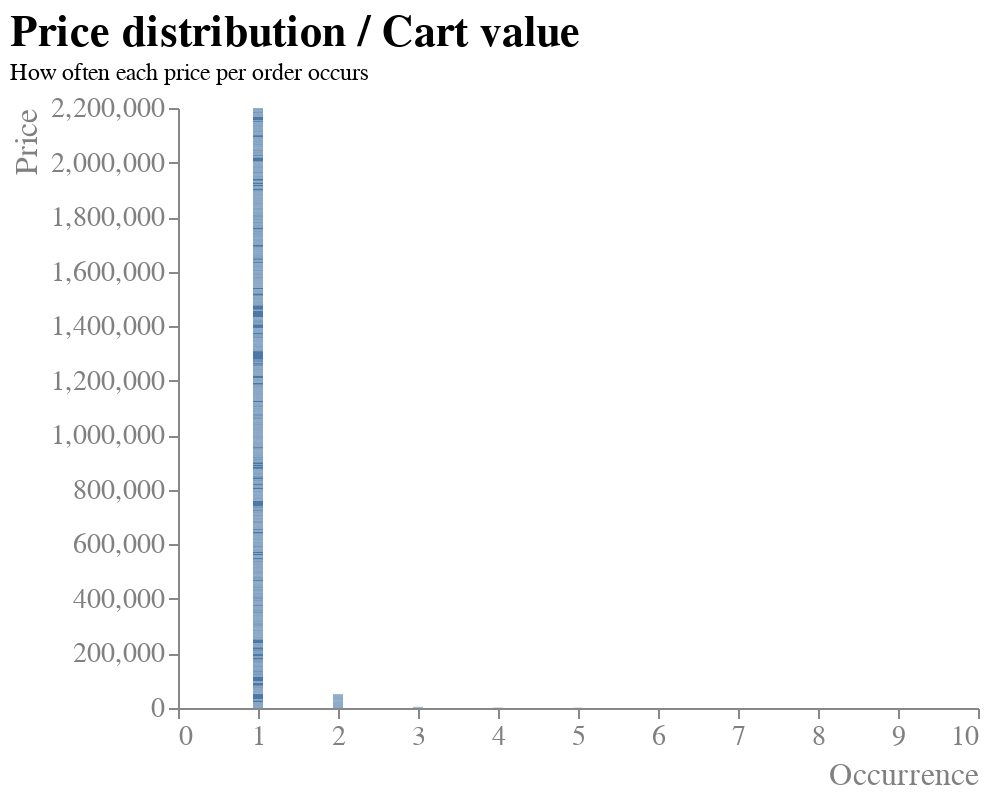

The notebook cell saved with this chart:
### Code cell
# Verteilung der Preise visualisieren

# sample the dataframe to a smaller size
df_sample = df_invoice.sample(5000)

x = df_sample['TotalPrice']

df_pricedist = pd.value_counts(x)

df_pricedist

df_pricedist = df_pricedist.reset_index()
df_pricedist.columns = ["Price", "Occurrence"]

# Scatterplot erstellen
barplot = alt.Chart(df_pricedist).mark_bar().encode(
    #y="Price",
    #x="Occurrence"
    y=alt.Y("Price:Q",
            axis=alt.Axis(title = "Price",
                        grid=False,
                        labelAngle=0,
                        titleAnchor="end",
    )),
    x=alt.X("Occurrence:Q",
            axis=alt.Axis(title = "Occurrence",
                        grid=False,
                        labelAngle=0,
                        titleAnchor="end",
    )),
).configure_view(
    strokeWidth=0
).configure_title(
    fontSize=22,
    font="Arial",
    color="black",
    anchor="start"
).configure_axis(
    labelFont="Arial",
    titleFont="Arial",
    labelFontSize=14,
    titleFontSize=16,
    titleFontWeight="normal",
    labelColor="grey",
    titleColor="grey"
).properties(
    title={"text":["Price distribution / Cart value"], "subtitle":["How often each price per order occurs "]},
)

barplot

### Figure 1 — Vega-Lite specification as saved in the notebook (floating-point values rounded to 4 significant figures; data arrays with more than 128 entries replaced by an {"elided": "..."} marker saying what was removed)
{"config": {"view": {"continuousWidth": 400, "continuousHeight": 300, "strokeWidth": 0}, "axis": {"labelColor": "grey", "labelFont": "Arial", "labelFontSize": 14, "titleColor": "grey", "titleFont": "Arial", "titleFontSize": 16, "titleFontWeight": "normal"}, "title": {"anchor": "start", "color": "black", "font": "Arial", "fontSize": 22}}, "data": {"name": "data-cea3ae7705b90eb3612f9a2cdafdf491"}, "mark": "bar", "encoding": {"x": {"axis": {"grid": false, "labelAngle": 0, "title": "Occurrence", "titleAnchor": "end"}, "field": "Occurrence", "type": "quantitative"}, "y": {"axis": {"grid": false, "labelAngle": 0, "title": "Price", "titleAnchor": "end"}, "field": "Price", "type": "quantitative"}}, "title": {"text": ["Price distribution / Cart value"], "subtitle": ["How often each price per order occurs "]}, "$schema": "https://vega.github.io/schema/vega-lite/v4.17.0.json", "datasets": {"data-cea3ae7705b90eb3612f9a2cdafdf491": {"elided": "4646 records"}}}
